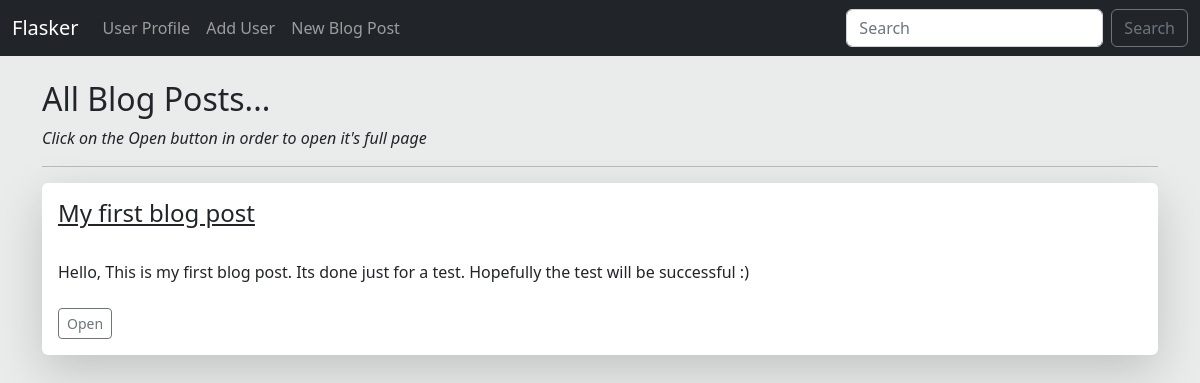
Before: / with the older database file.
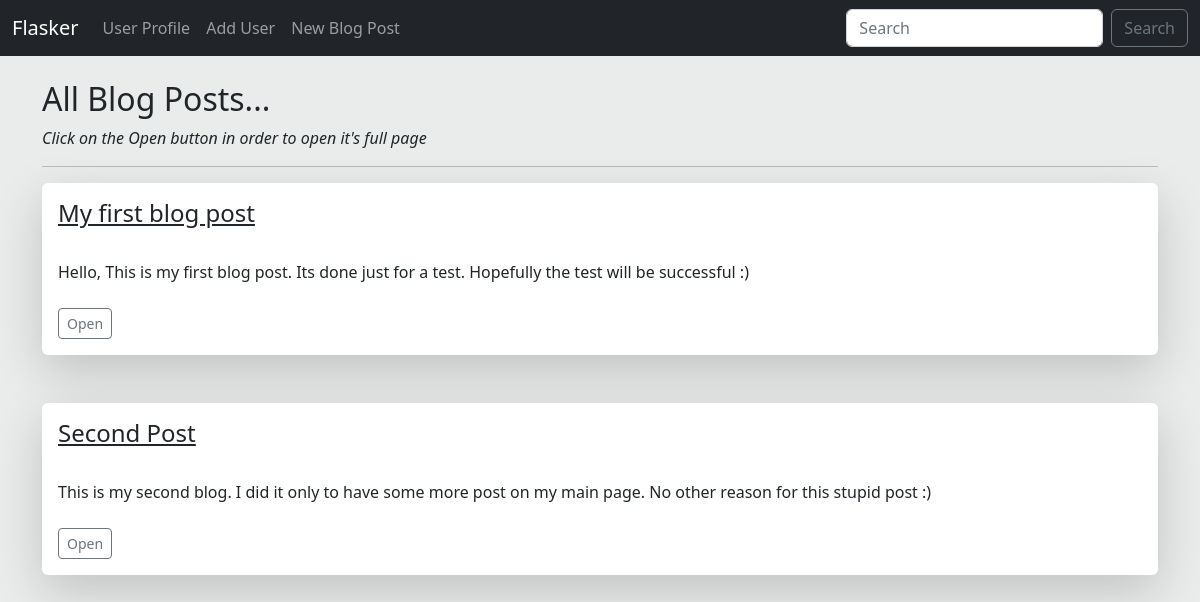
After: the same page with the newer database file.
### app.py (models this page shows, shortened)
class Post(db.Model):
    id = db.Column(db.Integer, primary_key = True)
    title = db.Column(db.String(255))
    content = db.Column(db.Text)
    author = db.Column(db.String(255))
    date_posted = db.Column(db.DateTime, default=datetime.utcnow())
    slug = db.Column(db.String(255))
    @property
    def password(self):
        raise AttributeError("Password is not a readable attribute")

### app.py (the view)
@app.route('/')
def index():
    posts = Post.query.order_by(Post.date_posted)
    return render_template('index.html', posts=posts)

### templates/index.html (shortened to what this page needs)
{% extends 'base.html' %}
{% block body %}
<h2>All Blog Posts...</h2>
<i>Click on the Open button in order to open it's full page</i>
<br>
<hr>
{% for post in posts %}
    <div class="shadow-lg p-3 mb-5 bg-body rounded">
        <u><h4>{{ post.title }}</h4></u>
        <br>
        {{ post.content }}
        <br>
        <br>
        <a href="{{ url_for('post', id=post.id) }}">
            <button type="button" class="btn btn-outline-secondary btn-sm">Open</button>
        </a>
    </div>
    {% endfor %}
{% endblock %}

### templates/base.html (shortened to what this page needs)
<!doctype html>
<html lang="en">
  <head>
    <link href="https://cdn.jsdelivr.net/npm/bootstrap@5.2.0-beta1/dist/css/bootstrap.min.css" rel="stylesheet">
    <link href="{{ url_for('static', filename='css/style.css') }}" rel="stylesheet">
  </head>
  <body>
      {% include 'navBar.html' %}
      <br>
        <div class='container'>
            {% block body %}
            {% endblock %}
        </div>
  </body>
</html>

### templates/navBar.html (shortened to what this page needs)
<nav class="navbar navbar-expand-lg navbar-dark bg-dark">
  <div class="container-fluid">
    <a class="navbar-brand" href="/">Flasker</a>
    <div class="collapse navbar-collapse" id="navbarSupportedContent">
      <ul class="navbar-nav me-auto mb-2 mb-lg-0">
        <li class="nav-item">
          <a class="nav-link" href="{{ url_for('user')}}">User Profile</a>
        </li>
        <li class="nav-item">
          <a class="nav-link" href="{{ url_for('add_user')}}">Add User</a>
        </li>
         <li class="nav-item">
          <a class="nav-link" href="{{ url_for('add_post')}}">New Blog Post</a>
        </li>
      </ul>
      <form class="d-flex" role="search">
        <input
          class="form-control me-2"
          type="search"
          placeholder="Search"
          aria-label="Search"
        />
        <button class="btn btn-outline-secondary" type="submit">Search</button>
      </form>
    </div>
  </div>
</nav>

### static/css/style.css (style rules this page uses)
body { background-color: rgb(234, 236, 236); }

Changed rows visible on the page:
added Post: title "Second Post", content "This is my second blog. I did it only to have some more post on my main page. No other reason for this stupid post :)"
